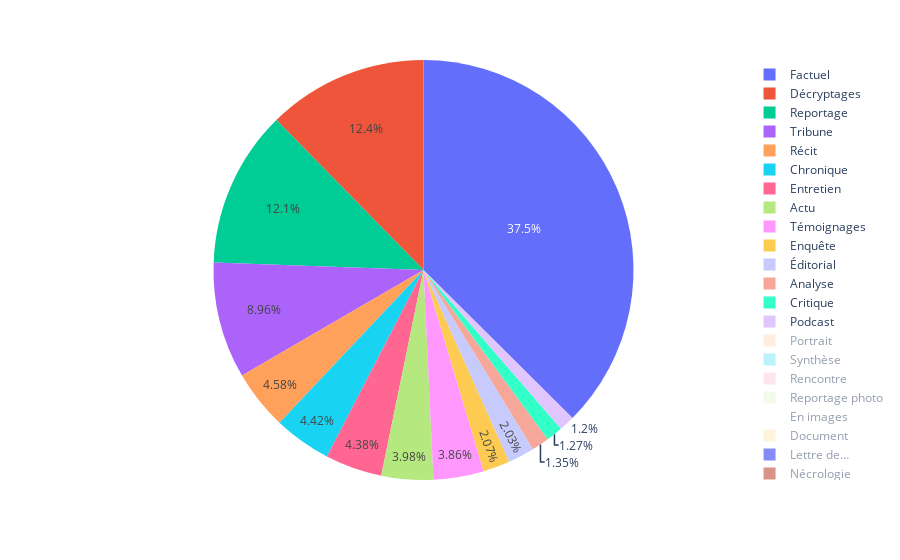

Write notebook code for a chart like this one.
### Code cell
colors = ['gold', 'mediumturquoise', 'darkorange', 'lightgreen']
fig = px.pie(editorial_share.to_pandas(), values = 'count', names='article_type')
fig.show()

### Figure 1 — Plotly figure (JSON) as saved in the notebook; plotly's stock layout.template omitted (floating-point values rounded to 4 significant figures)
{"data": [{"domain": {"x": [0, 1], "y": [0, 1]}, "hovertemplate": "article_type=%{label}<br>count=%{value}<extra></extra>", "labels": ["Reportage photo", "Actu", "Éditorial", "Nécrologie", "Critique", "Analyse", "Reportage", "Récit", "Tribune", "Archive", "Entretien", "Factuel", "Rencontre", "Portrait", "Document", "Lettre de…", "Décryptages", "Podcast", "Chronique", "Série", "Synthèse", "Témoignages", "Brève de liens", "En images", "Enquête"], "legendgroup": "", "name": "", "showlegend": true, "type": "pie", "values": [9, 100, 51, 1, 32, 34, 303, 115, 225, 1, 110, 940, 11, 26, 5, 3, 310, 30, 111, 1, 14, 97, 1, 8, 52]}], "layout": {"autosize": true, "hiddenlabels": ["Brève de liens", "Série", "Nécrologie", "Lettre de…", "Document", "Archive", "En images", "Reportage photo", "Rencontre", "Synthèse", "Portrait"], "legend": {"tracegroupgap": 0}, "margin": {"t": 60}}}
